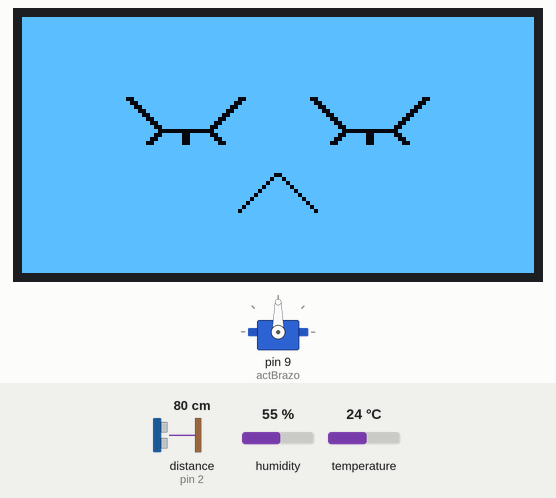
This sketch was run on a simulated Arduino Uno, built with avr-gcc and run on an emulated ATmega328P. On the bench: 128×64 one-colour display, servo. Wiring (inferred from the names in the program): ultrasonic range finder: trigger pin 3; echo pin 2. The inputs (shaded band) are chosen by the test bench; at power-on: distance to the obstacle (sensor on pin 2) 80 cm, humidity 55 %, temperature 24 °C. The echo pulse lasts 58.3 µs per cm; what the sketch prints to the serial monitor is not drawn.

Above: at 1.2 s.
1.3 s: distance to the obstacle (sensor on pin 2) set to 33 cm
3.5 s: distance to the obstacle (sensor on pin 2) set to 29 cm
At 4.9 s:
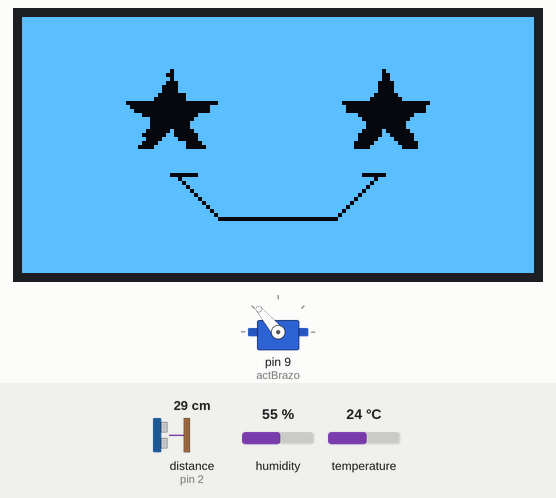
At 5.6 s:
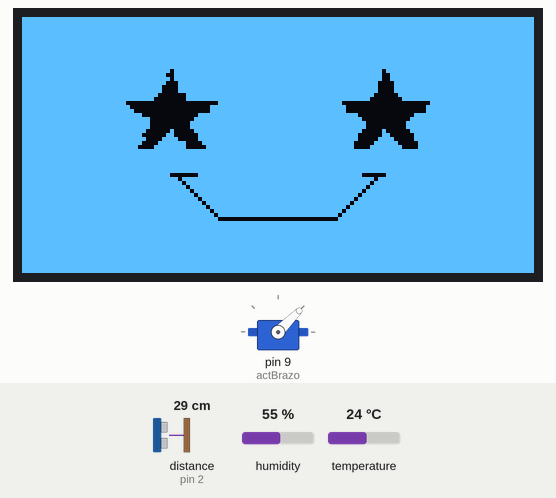
Timing chart, 0 to 12.7 s (numbered marks = the images above; inputs shaded):
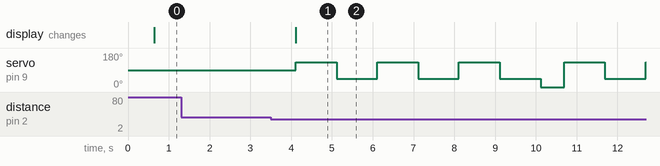

The sketch:

codigoRobotFriolento_1_0_1.ino
```cpp
#include "SensorTemp.h"
#include "SensorUltra.h"
#include "ActuadorServo.h"
#include "ActuadorPantalla.h"

// Crear una instancia de las clases de cada
// sensor y actuador correspondientes
 SensorUltra sensorUltra;
 SensorTemp sensorTemp;
 ActuadorServo actuadorServo;
 ActuadorPantalla actuadorPantalla;

void setup() {
 // se define todo lo necesario para el
 // funcionamiento de los sensores y actuadores
  sensorUltra.configurar();
  sensorTemp.configurar();
  actuadorPantalla.configurar();
  actuadorServo.configurar();
}

// aqui es donde ocurre el funcionamiento de
// los sensores y actuadores especificos
void loop() {
  sensorUltra.leerDistancia();
  sensorUltra.reconocerDistancia();
  sensorTemp.leerTemp();
// cuando el dato dentro del sensor de temperatura
// llamado temperatura es mayor a 15
// y el sensor ultrasonico detecta a una persona
  if (!sensorTemp.frio && sensorUltra.persona) {
    // se mostrara en el display la imagen correspondiente
    // cuando esta temperado el ambiente
     actuadorPantalla.mostrarImagenTemperado();
    // se realizara todo lo presente en
    // la instacia de moverBrazo
     actuadorServo.moverBrazo();
   }
      // si la temperatura ambiente es menor a 15 grados
      // y se detecta a una persona
       else if (sensorTemp.frio && sensorUltra.persona){
        // el robot mostrara su cara de frio
         actuadorPantalla.mostrarImagenFrio();
      }
       // si no se detecta a una persona
        else if(!sensorUltra.persona){
          // se mostrara al robot en su estado sin nadie presente
           actuadorPantalla.mostrarImagenNadie();
        }
}
```

ActuadorPantalla.cpp
```cpp
#include "ActuadorPantalla.h"
#include "BitmapsPantalla.h"


ActuadorPantalla::ActuadorPantalla() {}

void ActuadorPantalla::configurar() {
  // Error que es visible en el monitor serial
  //en caso de que el display no inicia correctamente
    if (!ActuadorPantalla::caraMuneco.begin(SSD1306_SWITCHCAPVCC, 0x3C)) {
     // No se pudo inicializar la pantalla
      for (;;);
       Serial.print("Error con el display");
    }
    // limpia la pantalla y la vuelve a actualizar
    // constantemente para que no se mueva el contenido
     ActuadorPantalla::caraMuneco.clearDisplay();
     ActuadorPantalla::caraMuneco.display();
}

 // que es lo que ocurre cuando quiero hacer display de la imagen
 // cuando friolin esta en un ambiente temperado
void ActuadorPantalla::mostrarImagenTemperado() {
    // Esta funcion permite limpiar la pantalla
    // en caso de que existia alguna previamente
    ActuadorPantalla::caraMuneco.clearDisplay();
   // dibujo el bitmap temperado_bmp traido desde el
   // archivo de BitmapsPantalla.h con sus parametros
   // establecidos en ActuadorPantalla.h
   ActuadorPantalla::caraMuneco.drawBitmap(0,
                                           0,
                                           temperado_bmp,
                                           ActuadorPantalla::LOGO_WIDTH,
                                           ActuadorPantalla::LOGO_HEIGHT,
                                           WHITE);
    // Esto permite que el bitmap previamente cargado
    // se muestre en el display
    ActuadorPantalla::caraMuneco.display();
}

 // que es lo que ocurre cuando quiero hacer display de la imagen
 // cuando friolin esta en un ambiente que le causa frio
void ActuadorPantalla::mostrarImagenFrio() {
    ActuadorPantalla::caraMuneco.clearDisplay();
  ActuadorPantalla::caraMuneco.drawBitmap(0,
                                          0,
                                          frio_bmp,
                                          ActuadorPantalla::LOGO_WIDTH,
                                          ActuadorPantalla::LOGO_HEIGHT,
                                          WHITE);
  ActuadorPantalla::caraMuneco.display();
}

 // que es lo que ocurre cuando quiero hacer display de la imagen
 // cuando friolin esta "durmiendo"
void ActuadorPantalla::mostrarImagenNadie() {
    ActuadorPantalla::caraMuneco.clearDisplay();
  ActuadorPantalla::caraMuneco.drawBitmap(0,
                                          0,
                                          caraZZZ_bmp,
                                          ActuadorPantalla::LOGO_WIDTH,
                                          ActuadorPantalla::LOGO_HEIGHT,
                                          WHITE);
    ActuadorPantalla::caraMuneco.display();
}
```

ActuadorPantalla.h
```cpp
// constructores de este archivo del proyecto
#ifndef ACTUADOR_PANTALLA_H
#define ACTUADOR_PANTALLA_H

// incluir todos las bilbiotecas para el funcionamiento
// del display OLED1306
#include <Arduino.h>
#include <Wire.h>
#include <SPI.h>
#include <Adafruit_GFX.h>
#include <Adafruit_SSD1306.h>

// crear la clase de ActuadorPantalla
class ActuadorPantalla {
public:
   ActuadorPantalla();
   // funcionamiento de la pantalla
    void configurar();
   // se definira una clase para cada "estado" del robot
   // cuando tiene frio, no tiene frio, o no detecta a nadie
    void mostrarImagenTemperado();
    void mostrarImagenFrio();
    void mostrarImagenNadie();

    // Definiciones de parametros de el display
    int SCREEN_WIDTH  = 128;
    int SCREEN_HEIGHT = 64;
    int OLED_RESET    = -1;

    // Declaración del tamaño las imágenes
    int LOGO_HEIGHT = 64;
    int LOGO_WIDTH  = 128;

    // Aqui le pondremos el nombre al display en este caso caraMuneco, tambien
    // cual es su ancho y alto segun datos establecidos previamente
    Adafruit_SSD1306 caraMuneco = Adafruit_SSD1306(
    ActuadorPantalla::SCREEN_WIDTH,
    ActuadorPantalla::SCREEN_HEIGHT,
    &Wire,
    ActuadorPantalla::OLED_RESET);
};
// destructor para este archivo del proyecto para no causar problemas en el codigo
#endif
```

ActuadorServo.cpp
```cpp
// biblioteca para funcionamiento del servo
#include "ActuadorServo.h"

ActuadorServo::ActuadorServo() {}

// establecer codigo necesario para funcionamiento
// sel servomotor
void ActuadorServo::configurar() {
  // configurar en que pin conectar el servo
  // que en este caso sera el pin 9
   actBrazo.attach(9);
}

// establecer las acciones que se realizaran
// al llamar a moverBrazo
void ActuadorServo::moverBrazo() {
    // repetir el cuantos saludos hasta llegar a la cantidad
    // de saludos que se queria ocupar
     for (cuantosSaludos = 0; cuantosSaludos < 3; cuantosSaludos++){
    // primero movera el brazo hacia la derecha
      actBrazo.write(saludoDer);
    // esperar 1 segundo hasta siguiente saludo
      delay(1000);
    // despues movera el brazo a la izquierda
      actBrazo.write(saludoIzq);
    // esperar 1 segundo hasta que continue la repeticion
    // o continuar a posicion neutral del brazo
      delay(1000);
    }
   // vuelve a posicion inicial el brazo
   actBrazo.write(saludoNeu);
}
```

ActuadorServo.h
```cpp
// constructores de este archivo del proyecto
#ifndef ACTUADOR_SERVO_H
#define ACTUADOR_SERVO_H

// incluir todos las bilbiotecas para el funcionamiento
// del servomotor
#include <Arduino.h>
#include <Servo.h>

//crear la clase ActuadorServo
class ActuadorServo {
public:
  ActuadorServo();

  // establecer las 2 partes del
  // funcionamiento para el actuador
    void configurar();
    void moverBrazo();

  // ponerle nombre al servomotor
  // en este caso sera actBrazo
    Servo actBrazo;

  // escribir datos para el ángulo del servomotor
  // donde estos grados de movimiento
  // seran cambiados en todas sus instancias
    int saludoIzq = 45;
    int saludoDer = 130;
    int saludoNeu = 0;

  // int para medir cantidad de saludos
  // que realizara Friolin
    int cuantosSaludos;
  };
// destructor para este archivo del proyecto para no causar problemas en el codigo
#endif
```

SensorTemp.cpp
```cpp
#include "SensorTemp.h"

// una clase que viene desde la libreria del sensor de temp
// donde se especifica que el pin de comunicacion es el 5
// se descarta el pin 2 porque el sensorUltra los ocupará
DHT11 dht11(5);

SensorTemp::SensorTemp() {}

void SensorTemp::configurar() {
  //Comenzar la comunicación serial
  Serial.begin(9600);
}

// Lo que se hace para leer la Temp.
// Según el código de ejemplo.
// https://github.com/dhrubasaha08/DHT11/blob/main/examples/ReadTemperature/ReadTemperature.ino#L18
void SensorTemp::leerTemp() {
  // El int de "temperatura" va a ser equivalente
  // a la temperatura leída por el sensor DHT11.
    temperatura = dht11.readTemperature();
  // Cuando la temperatura no presente algún error.
    if (temperatura != DHT11::ERROR_CHECKSUM && temperatura != DHT11::ERROR_TIMEOUT) {
  // Se demostrará la temperatura actual en el monitor serial.
    Serial.print("Temperatura: ");
    Serial.print(temperatura);
    Serial.println(" °C");

  // Si es que esto no se cumple.
    } else {
    // Muestra el error en el monitor serial.
     Serial.println(DHT11::getErrorString(temperatura));
    }

// Si es que la "temperatura" es menor a el numero delcarado
  if (temperatura < 15){
    // Friolin tendra frio
    frio = true;
  }

}
```

SensorTemp.h
```cpp
// constructores de este archivo del proyecto
#ifndef SENSOR_TEMP_H
#define SENSOR_TEMP_H

#include <Arduino.h>
#include <DHT11.h>

// crear la clase de SensorTemp
class SensorTemp {
public:
  SensorTemp();
  //
  void configurar();
  void reconocerTemp();
  void leerTemp();

// Se declara que temperatura es un "int", osea un valor numerico
  int temperatura;

// variable booleana para especificar si Friolin siene frio actualmente o no
  bool frio;

};
// destructor para este archivo del proyecto para no causar problemas en el codigo
#endif
```

SensorUltra.cpp
```cpp
// incluir .h
#include "SensorUltra.h"

SensorUltra::SensorUltra() {
}

//
void SensorUltra::configurar() {
// Conectar los pines.
  pinMode(trigPin, OUTPUT);
  pinMode(echoPin, INPUT);
  Serial.begin(9600);
}

void SensorUltra::reconocerDistancia() {
// Configuración reconocimiento distancia
  digitalWrite(trigPin, HIGH);
  delayMicroseconds(10);
  digitalWrite(trigPin, LOW);
// Medir duración del eco.
  duracion = pulseIn(echoPin, HIGH);
// Calcular distancia en cm.
  distancia = duracion / 58;
// Determinar si hay una persona (ejemplo: a menos de 30 cm)
  persona = (distancia < 30);
}

void SensorUltra::leerDistancia() {
// Imprimir en el monitor serial la distancia detectada en cm.
 if (persona) {
  // se escribira en el monitor serial la distancia de la persona
    Serial.println("la persona esta a: ");
    Serial.print(distancia);
    Serial.println(" cm");
  // si no se escribira en el monitor serial que no hay una persona
   } else {
    Serial.println("No hay persona.");
  }
}
```

SensorUltra.h
```cpp
// constructores de este archivo del proyecto
#ifndef SENSOR_ULTRA_H
#define SENSOR_ULTRA_H

#include <Arduino.h>

class SensorUltra {

public:
  SensorUltra();

  // establecer las 3 partes del
  // funcionamiento para el sensor
  void configurar();
  void reconocerDistancia();
  void leerDistancia();

// definir cuales seran los pines para la funcion de
// trigger y echo en el sensor
  int trigPin = 3;
  int echoPin = 2;
// definir datos para el calculo de la distancia
  int distancia = 0;
  int duracion = 500;
// definir una booleana sobre la existencia de una persona
  bool persona = false;
};

// destructor para este archivo del proyecto para no causar problemas en el codigo
#endif
```

Source omitted: mapsPantalla.h (data table, 19375 bytes)

Measured:
- the behaviour switches between 31 and 30 cm on distance to the obstacle (sensor on pin 2) (found by bisection; images 0 and 1)
- after the input at 1.3 s, every drawn part: stays the same
- after the input at 3.5 s, servo on pin 9 (actBrazo): 90° → 130° after 0.61 s, → 45° 1.0 s later, → 130° 1.0 s later, → 45° 1.0 s later, … (10 changes in this stretch); the display: changes after 0.61 s (image 1)
